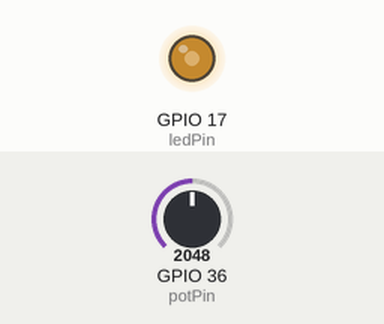
Recording of a sketch running on a simulated ESP32. Shown: output pins drawn as LEDs (lit = HIGH). The inputs (shaded band) are chosen by the test bench; at power-on: GPIO 36 (potPin) = 2048.

Above: at 1.2 s.
1.3 s: GPIO 36 (potPin) set to 2866
At 1.8 s:
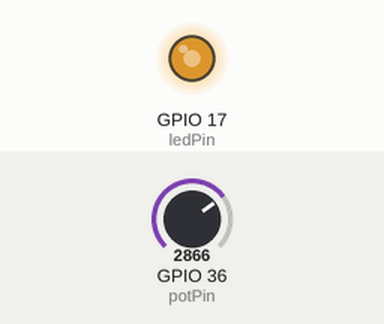
2.8 s: GPIO 36 (potPin) set to 3603
At 4.0 s:
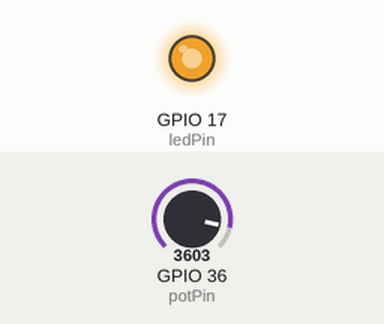
4.3 s: GPIO 36 (potPin) set to 491
At 5.3 s:
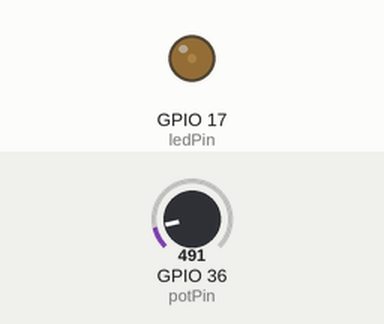
5.8 s: GPIO 36 (potPin) set to 0
At 6.5 s:
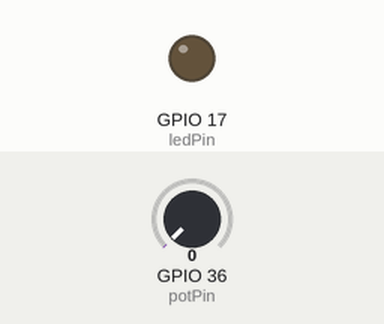
7.3 s: GPIO 36 (potPin) set to 2047
At 7.6 s:
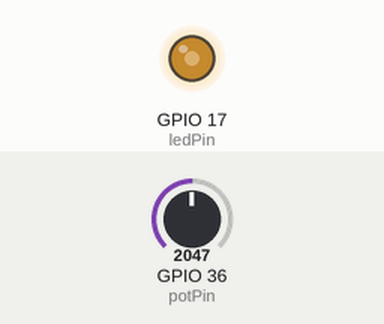
Timing chart, 0 to 9.8 s (numbered marks = the images above; inputs shaded):
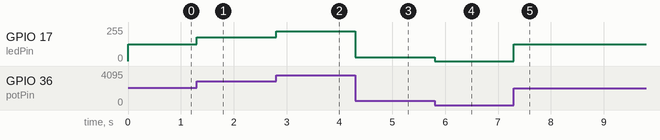

Measured:
- after the input at 1.3 s, GPIO 17 (ledPin): 127/255 → 177/255 at once
- after the input at 2.8 s, GPIO 17 (ledPin): 177/255 → 223/255 at once
- after the input at 4.3 s, GPIO 17 (ledPin): 223/255 → 30/255 at once
- after the input at 5.8 s, GPIO 17 (ledPin): 30/255 → 0/255 at once
- after the input at 7.3 s, GPIO 17 (ledPin): 0/255 → 127/255 at once

The sketch:

03_Analog_PWM.ino
```cpp
const int potPin = A0;  // Potentiometer pin
const int ledPin = 17;  // LED pin

// setting PWM properties
const int freq = 5000;
const int resolution = 8;

int potValue = 0;
int ledValue = 0;

void setup() {
  // configure LED PWM AND attach it to the pin in one call (new API)
  ledcAttach(ledPin, freq, resolution);
}

void loop() {
  potValue = analogRead(potPin);
  ledValue = map(potValue, 0, 4095, 0, 255);

  // changing the LED brightness with PWM — now takes the pin, not a channel
  ledcWrite(ledPin, ledValue);
}
```
